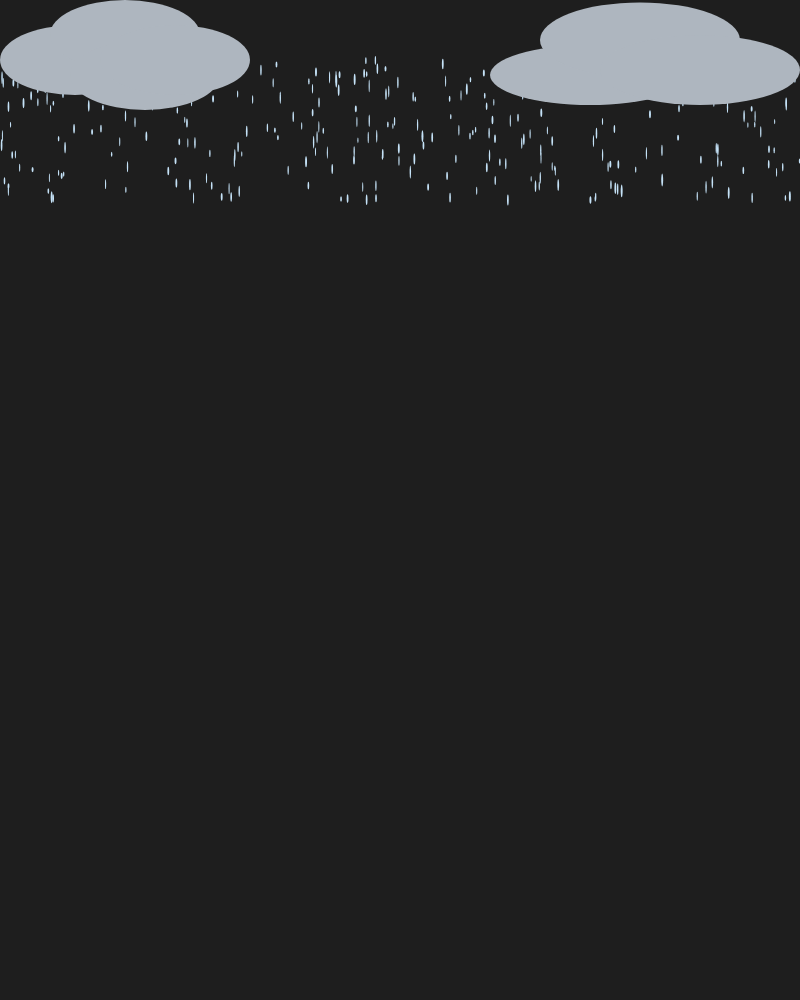
Frame 1 (no input)
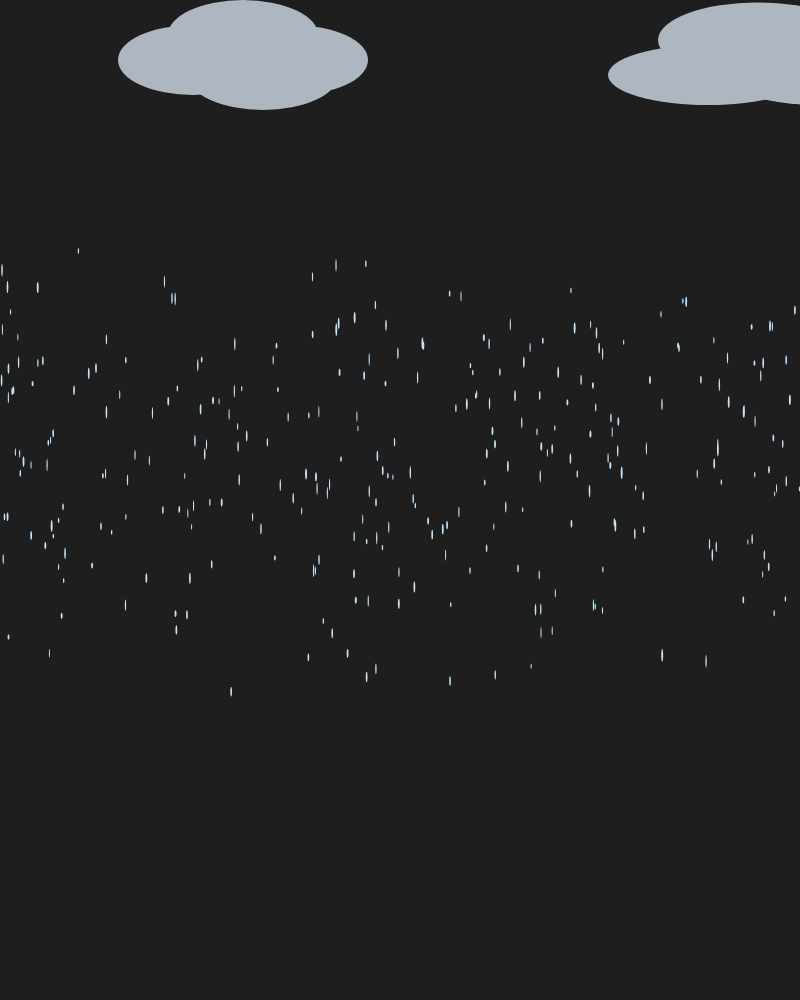
Frame 60 (no input)
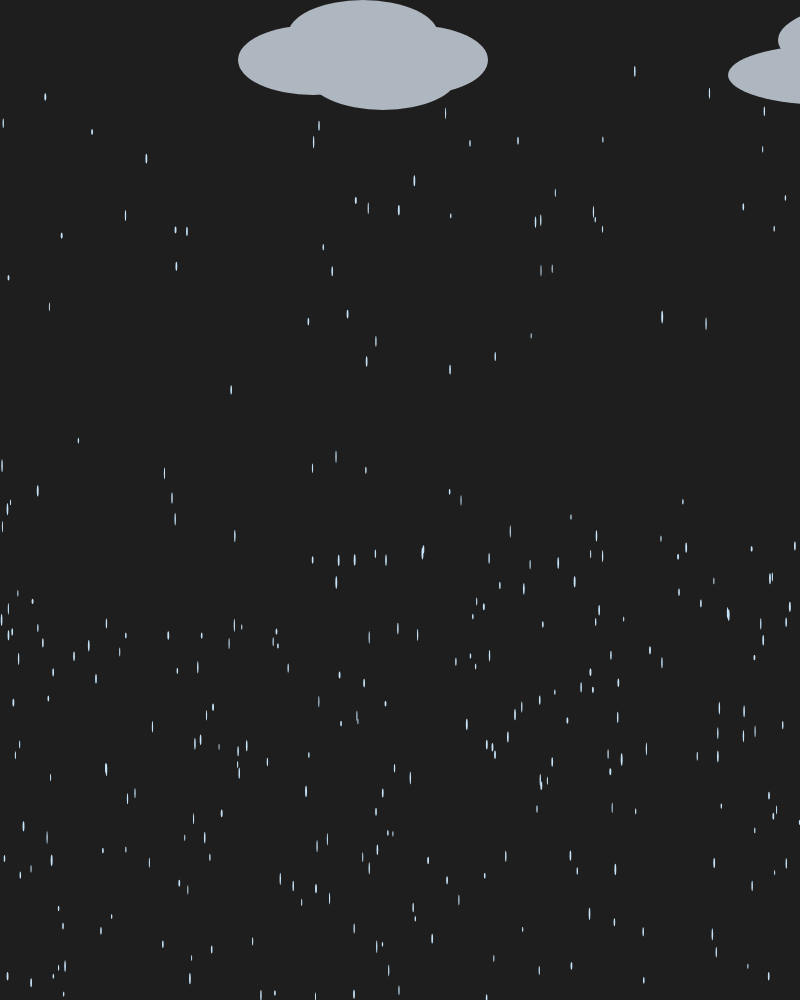
Frame 120 (the mouse pressed at the canvas centre since frame 60)

The p5.js sketch that drew these frames (run headless with seeded random() and noise() and a simulated clock; from frame 60 on, the mouse is pressed at the canvas centre):

// p5.js sketch
// ── sketch.js


var C1_x = 75;
var C1_inc = 2;

var C2_x = 590;
var C2_inc = 2;


var drops = [];


function setup() {
  createCanvas(800, windowHeight);


  for (var i=0; i<300; i++) {
  var  myDrop = new drop(random(0,width), random(60,200), random(1,2), random(5,13));

    drops.push(myDrop);

}

}

function draw() {
	//Sky color
	background(30);

for (var j=0; j<drops.length; j++) {
  drops[j].display();
  drops[j].move();
}

//clouds
noStroke();
fill(174, 182, 191);

//cloud1
ellipse((C1_x),60,150,70);
ellipse((50+C1_x),35,150,70);
ellipse((70+C1_x),75,150,70);
ellipse((100+C1_x),60,150,70);


//cloud2
ellipse((C2_x),75,200,60);
ellipse((50+C2_x),40,200,75);
ellipse((110+C2_x),70,200,70);




if (C1_x>width+130) {
  C1_x = -175;
  C1_inc = 2;
}

if (C2_x>width+100) {
  C2_x = -210;
  C2_inc = 2;
}

C1_x = C1_x + C1_inc;
C2_x = C2_x + C2_inc;

}



//rain
 function drop (_x, _y, _width, _height) {

   this.x = _x;
   this.y = _y;
   this.width = _width;
   this.height = _height;
   this.speed_y = random (3,8);
   this.gravity = 1.05;
   this.speed_x = 1;

   this.display = function () {
     fill(197, 226, 247);
     noStroke();
     ellipse (this.x, this.y, this.width, this.height);
   }

    this.move = function() {
      this.y += this.speed_y*this.gravity;
      // this.x += this.speed_x;
      if (this.y > height) {
        this.y = _y;
      }
      // if (this.x > width+125) {
      //   this.x = _x;
      // }
    }


 }
